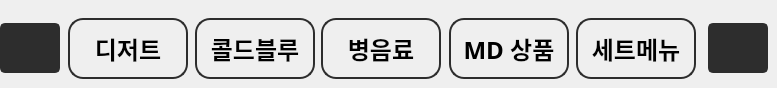
        <widget class="QWidget" name="category_2">
         <widget class="QPushButton" name="category_left_btn_2">
          <property name="geometry">
           <rect>
            <x>0</x>
            <y>23</y>
            <width>60</width>
            <height>50</height>
           </rect>
          </property>
          <property name="styleSheet">
           <string notr="true">background-color: rgb(45, 45, 45);
border: 2px solid rgb(45, 45, 45);
border-radius:5px; color:white; 
</string>
          </property>
          <property name="text">
           <string/>
          </property>
          <property name="icon">
           <iconset>
            <normaloff>../img/qt자료/arrow-left.png</normaloff>../img/qt자료/arrow-left.png</iconset>
          </property>
          <property name="iconSize">
           <size>
            <width>40</width>
            <height>40</height>
           </size>
          </property>
         </widget>
         <widget class="QPushButton" name="category_btn_14">
          <property name="geometry">
           <rect>
            <x>449</x>
            <y>18</y>
            <width>120</width>
            <height>61</height>
           </rect>
          </property>
          <property name="font">
           <font>
            <family>Pretendard ExtraBold</family>
            <pointsize>18</pointsize>
            <weight>75</weight>
            <bold>true</bold>
           </font>
          </property>
          <property name="styleSheet">
           <string notr="true">border-radius:15px;
border: 2px solid rgb(45, 45, 45);
</string>
          </property>
          <property name="text">
           <string>MD 상품</string>
          </property>
         </widget>
         <widget class="QPushButton" name="category_btn_11">
          <property name="geometry">
           <rect>
            <x>68</x>
            <y>18</y>
            <width>120</width>
            <height>61</height>
           </rect>
          </property>
          <property name="font">
           <font>
            <family>Pretendard ExtraBold</family>
            <pointsize>18</pointsize>
            <weight>75</weight>
            <bold>true</bold>
           </font>
          </property>
          <property name="styleSheet">
           <string notr="true">border-radius:15px;
border: 2px solid rgb(45, 45, 45);
</string>
          </property>
          <property name="text">
           <string>디저트</string>
          </property>
         </widget>
         <widget class="QPushButton" name="category_btn_13">
          <property name="geometry">
           <rect>
            <x>321</x>
            <y>18</y>
            <width>120</width>
            <height>61</height>
           </rect>
          </property>
          <property name="font">
           <font>
            <family>Pretendard ExtraBold</family>
            <pointsize>18</pointsize>
            <weight>75</weight>
            <bold>true</bold>
           </font>
          </property>
          <property name="styleSheet">
           <string notr="true">border-radius:15px;
border: 2px solid rgb(45, 45, 45);
</string>
          </property>
          <property name="text">
           <string>병음료</string>
          </property>
         </widget>
         <widget class="QPushButton" name="category_btn_15">
          <property name="geometry">
           <rect>
            <x>576</x>
            <y>18</y>
            <width>120</width>
            <height>61</height>
           </rect>
          </property>
          <property name="font">
           <font>
            <family>Pretendard ExtraBold</family>
            <pointsize>18</pointsize>
            <weight>75</weight>
            <bold>true</bold>
           </font>
          </property>
          <property name="styleSheet">
           <string notr="true">border-radius:15px;
border: 2px solid rgb(45, 45, 45);
</string>
          </property>
          <property name="text">
           <string>세트메뉴</string>
          </property>
         </widget>
         <widget class="QPushButton" name="category_right_btn_2">
          <property name="geometry">
           <rect>
            <x>708</x>
            <y>23</y>
            <width>60</width>
            <height>50</height>
           </rect>
          </property>
          <property name="styleSheet">
           <string notr="true">background-color: rgb(45, 45, 45);
border: 2px solid rgb(45, 45, 45);
border-radius:5px; color:white; 
</string>
          </property>
          <property name="text">
           <string/>
          </property>
          <property name="icon">
           <iconset>
            <normaloff>../img/qt자료/arrow-right.png</normaloff>../img/qt자료/arrow-right.png</iconset>
          </property>
          <property name="iconSize">
           <size>
            <width>40</width>
            <height>40</height>
           </size>
          </property>
         </widget>
         <widget class="QPushButton" name="category_btn_12">
          <property name="geometry">
           <rect>
            <x>195</x>
            <y>18</y>
            <width>120</width>
            <height>61</height>
           </rect>
          </property>
          <property name="font">
           <font>
            <family>Pretendard ExtraBold</family>
            <pointsize>18</pointsize>
            <weight>75</weight>
            <bold>true</bold>
           </font>
          </property>
          <property name="styleSheet">
           <string notr="true">border-radius:15px;
border: 2px solid rgb(45, 45, 45);
</string>
          </property>
          <property name="text">
           <string>콜드블루</string>
          </property>
         </widget>
        </widget>
